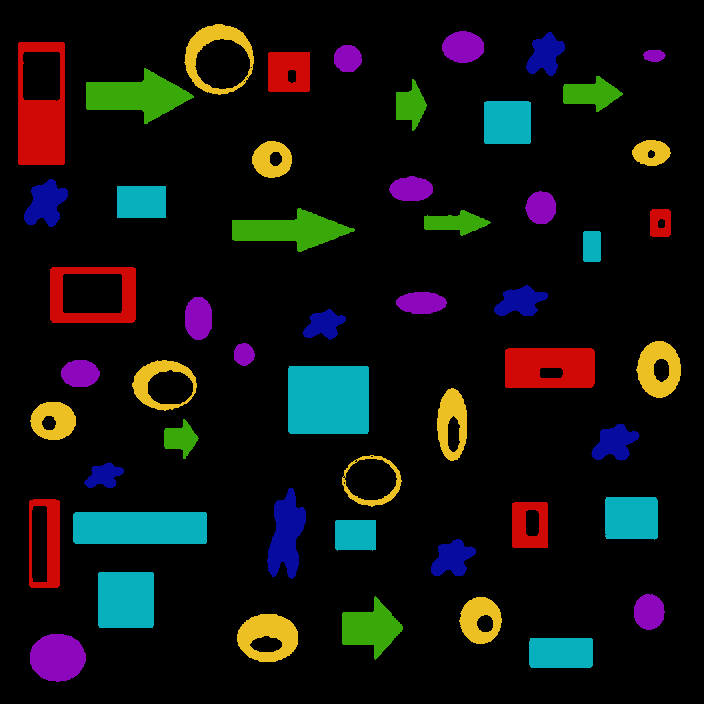
#> input picture ADOM/obiekty.png, 704 x 704 px, found by its file name
$ jupyter execute --allow-errors 'Lab ADOM 6 uczenie maszynowe.ipynb'   (older library calls are emulated)
#> lines starting #> are read from the running program, lines starting #| are printed output that depends on the picture; after the words box and inside, x2 and y2 are one past the last pixel; in counts of white or black regions, pixels touching at a corner belong together
# Lab 7 - Uczenie maszynowe

Wczytanie niezbędnych pakietów. Na potrzeby ćwiczenia wykorzystany zostaną pakiety `openCV`, `scikit-image` oraz pakiet uczenia maszynowego `scikit-learn`.

[cell 1]
import numpy as np
import pandas as pd
import math
import seaborn as sns
import matplotlib as mpl
import matplotlib.pyplot as plt
import cv2


import skimage.measure as sime
import skimage.morphology as simo
import skimage.color as sic

from sklearn.model_selection import train_test_split
from sklearn.neighbors import NearestNeighbors
from sklearn.neighbors import KNeighborsClassifier
from sklearn.neighbors import NearestCentroid
from sklearn.naive_bayes import GaussianNB
from sklearn.cluster import KMeans
from sklearn.metrics import confusion_matrix
from sklearn import tree

# zmiana sposobu wyświetlania danych typu float
pd.options.display.float_format = "{:.2f}".format

Dla uproszczenia składni wprowadzimy funkcje pomocnicze.

[cell 2]
#FUNKCJE POMOCNICZE

# funkcja wyswietlająca obraz kolorowy lub w skali szarości
# [27 lines left out: functions pobr_cv2, pobr, not called in this run]

## 1. Etap przygotowawczy

Zaczniemy od wczytania obrazu testowego, zawierającego obiekty nalezące do 6 różnych klas.

[cell 3]
# wczytanie obrazu
o = cv2.imread("obiekty.png")
#> o is the input picture: shape (704, 704, 3); mean B, G, R 17.3, 17.5, 17.9
b = o[:,:,1]>0
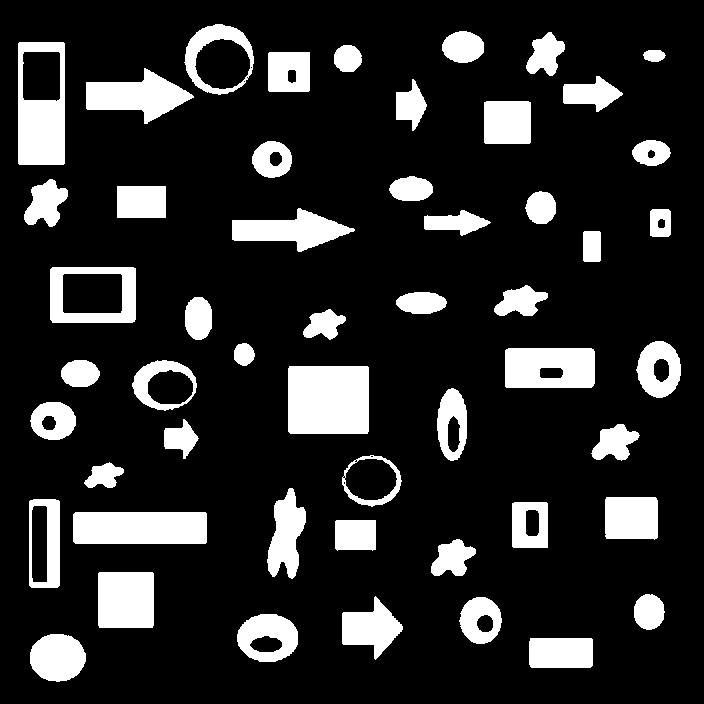
#> b: shape (704, 704) bool; 16.3% white; 52 white regions, largest, box (x1, y1, x2, y2) and area: (288, 366, 369, 434) 5500, (73, 512, 207, 544) 4280, (18, 42, 65, 165) 4008
# etykietowanie
#> (the rest of this cell did not finish here and is left out)

Następnie wykonane zostanie etykietowanie oraz wyznaczenie cech.

W kolejnym kroku wybieramy podzbiór cech oraz umieszczmy te cechy w macierzy numpy. W kolumnach tej macierzy zapisane są wartości wybranych cech (wg. listy). Wiersze odpowiadają obiektom. Etykieta obiektu którego wartości cech dany wiersz zawiera jest równa numerowi wiersza plus 1 (inaczej niż w przykładzie pokazanym w Lab6): cechy obiektu o etykiecie 1 sa zapisane w wierszu o indeksie 0.

W wektorze kategorie zapisywane są numery kategorii poszczególnych obiektów:

    1. zaokrąglona gwiazda
    2. strzałka
    3. prostokąt z otworem
    4. owal z otworem
    5. prostokąt bez otworu
    6. owal bez otworu

[cell 4]
# ekstrakcja cech
# wyszukiwanie kolorów
kolory = np.unique(o.reshape(-1, o.shape[2]), axis=0) # kolory w obrazie
#> kolory = [[1, 0, 1], [6, 9, 209], [9, 168, 57], [34, 191, 236], [160, 11, 8], [189, 8, 141], [189, 175, 8]]
kolory = kolory[1:7,:] # usuwa kolor tła
#> kolory = [[6, 9, 209], [9, 168, 57], [34, 191, 236], [160, 11, 8], [189, 8, 141], [189, 175, 8]]
print(kolory)
#| [[  6   9 209]
#|  [  9 168  57]
#|  [ 34 191 236]
#|  [160  11   8]
#|  [189   8 141]
#|  [189 175   8]]
#> (the rest of this cell did not finish here and is left out)
